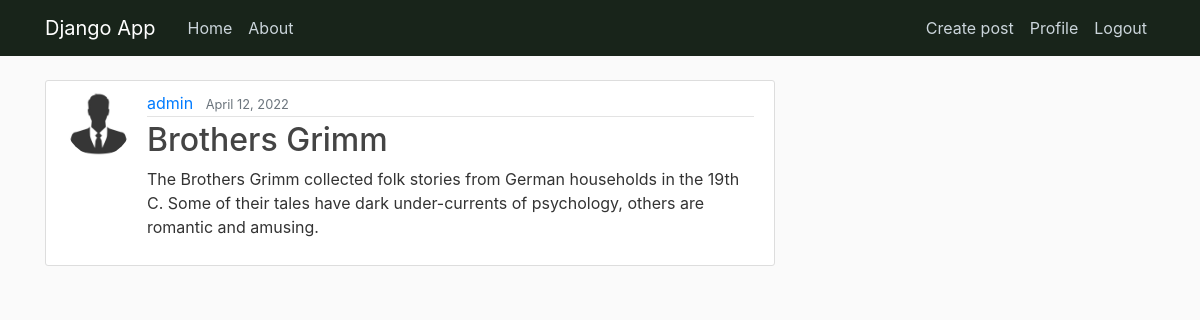
The page /post/9 (signed in) on the database its author committed.
### app/models.py (models this page shows, shortened)
class Post(models.Model):
    title = models.CharField(max_length=200)
    body = models.TextField()
    date_posted = models.DateTimeField(auto_now_add=now)
    author = models.ForeignKey(User, on_delete=models.CASCADE)
    class Meta:
        ordering = ['-date_posted']

### users/models.py (models this page shows, shortened)
class Profile(models.Model):
    user = models.OneToOneField(User, on_delete=models.CASCADE)
    image = models.ImageField(default='default.jpg', upload_to='profile_pics')

### users/views.py (the view)
# urls.py: path('post/<int:pk>',views.viewDetail.as_view(),name='Postview')
class viewDetail(DetailView):
    model = Post

### app/templates/app/post_detail.html
{% extends "app/main.html" %}
{% block content %}
    {% if not user.is_authenticated %}
        <meta http-equiv="REFRESH" content="0;url=/login">
    {% else %}
        <article class="media content-section">
            <img class="rounded-circle article-img" src="{{ object.author.profile.image.url }}">
            <div class="media-body">
                <div class="article-metadata">
                    <a class="mr-2" href="#">{{ object.author }}</a>
                    <small class="text-muted">{{ object.date_posted|date:"F d, Y" }}</small>
                </div>
                <h2 class="article-title">{{ object.title }}</h2>
                <p class="article-content">{{ object.body }}</p>
            </div>
        </article>
    {% endif %}
{% endblock content %}

### app/static/app/main.css (style rules this page uses)
body { background: #fafafa; color: #333333; margin-top: 5rem; }
h1, h2, h3, h4, h5, h6 { color: #444444; }
.content-section { background: #ffffff; padding: 10px 20px; border: 1px solid #dddddd; border-radius: 3px; margin-bottom: 20px; }
.article-title { color: #444444; }
.article-content { white-space: pre-line; }
.article-img { height: 65px; width: 65px; margin-right: 16px; }
.article-metadata { padding-bottom: 1px; margin-bottom: 4px; border-bottom: 1px solid #e3e3e3 }

### rows shown on the page
Post: author.profile.image (picture), author "admin", date_posted "April 12, 2022", title "Brothers Grimm", body "The Brothers Grimm collected folk stories from German households in the 19th C. Some of their tales have dark under-currents of psychology, others are romantic and amusing."
